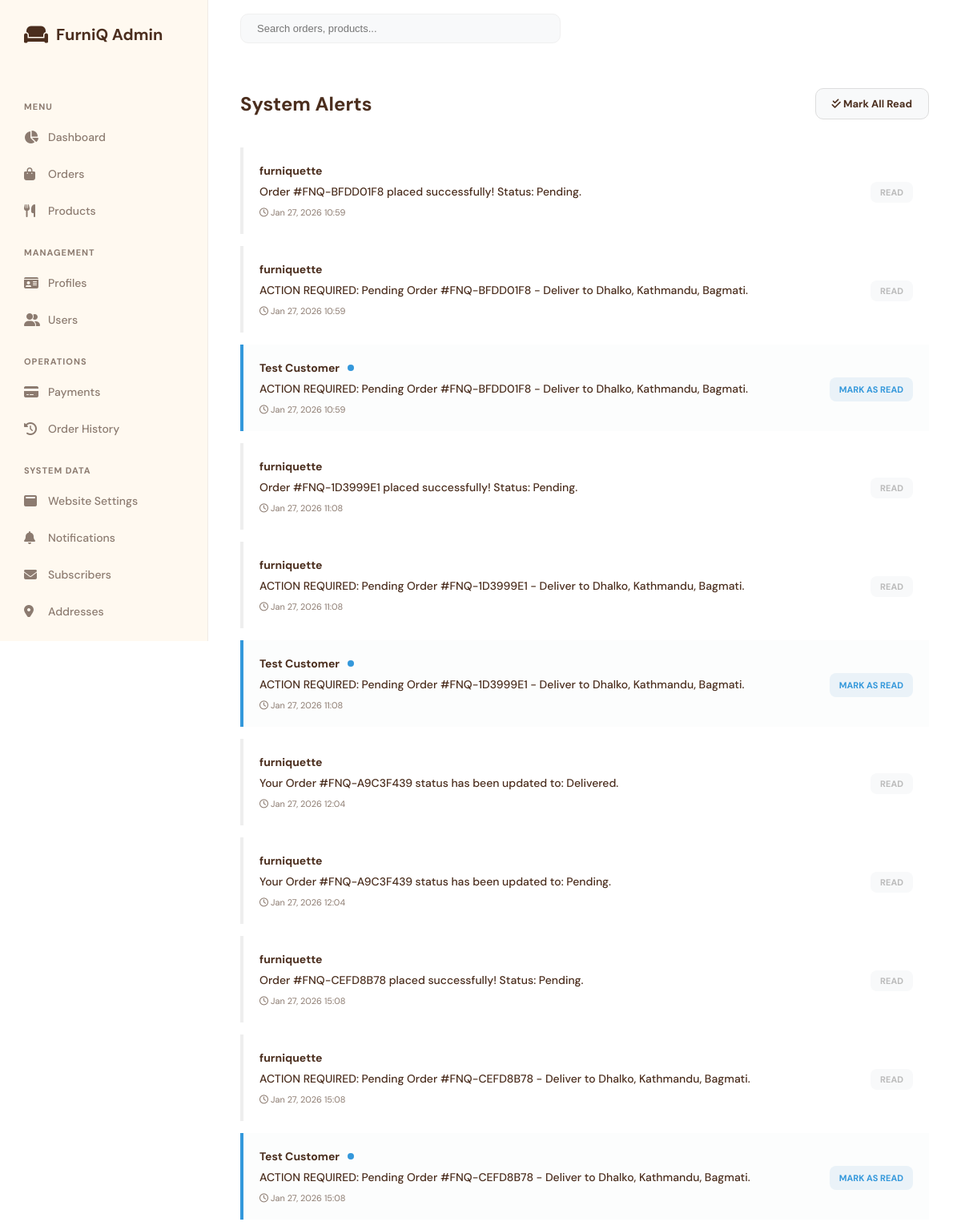
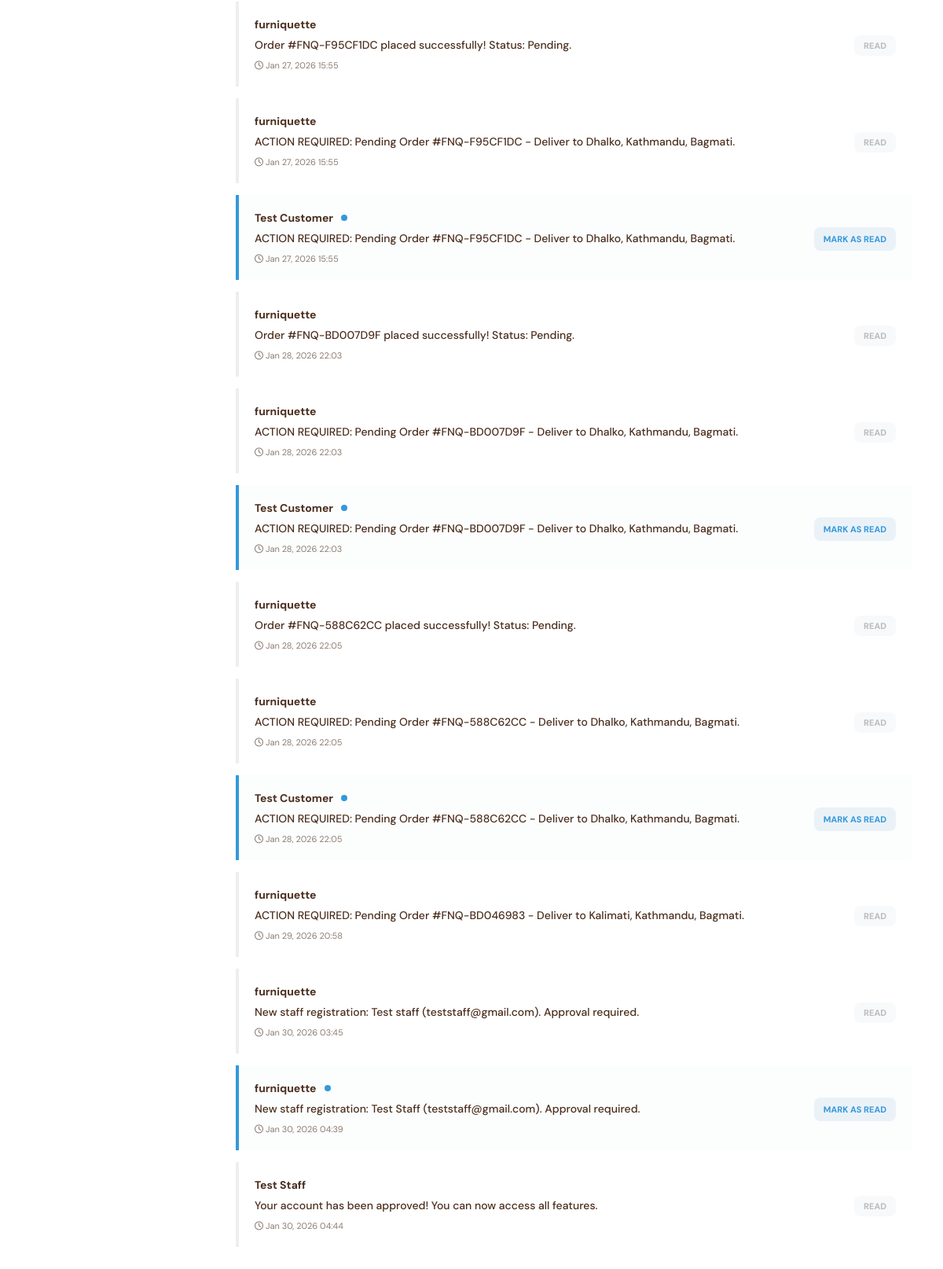
The page /admin-custom/notifications/ (signed in) on the database its author committed (2 pictures, top to bottom).
### inventory/models.py (models this page shows)
class Notification(models.Model):
    user = models.ForeignKey(User, on_delete=models.CASCADE)
    message = models.TextField()
    is_read = models.BooleanField(default=False)
    created_at = models.DateTimeField(auto_now_add=True)

### custom_admin/views.py (the view)
# urls.py: path('notifications/', views.NotificationListView.as_view(), name='notifications-list'),
class NotificationListView(AdminMixin, ListView):
    model = Notification
    template_name = 'custom_admin/notifications.html'
    context_object_name = 'notifications'

### custom_admin/context_processors.py (called while the page is built)
def admin_context(request):
    context = {}
    if request.user.is_authenticated and request.user.is_staff:
        if request.user.is_superuser:
            pending_staff = Profile.objects.filter(
                is_approved=False,
                user__is_staff=True
            ).count()
            context['pending_staff'] = pending_staff
    return context

### custom_admin/views.py (called while the page is built)
    def test_func(self):
        u = self.request.user
        if not u.is_authenticated or not u.is_staff:
            return False
        if u.is_superuser:
            return True
        return hasattr(u, 'profile') and u.profile.is_approved

    def get_context_data(self, **kwargs):
        ctx = super().get_context_data(**kwargs)
        ctx['unread_count'] = Notification.objects.filter(is_read=False).count()
        return ctx

### inventory/context_processors.py (called while the page is built)
def global_context(request):
    context = {}
    context['site_content'] = WebsiteContent.objects.first()
    if request.user.is_authenticated:
        context['saved_count'] = SavedItem.objects.filter(user=request.user).count()
        unread_notifs = Notification.objects.filter(user=request.user, is_read=False).order_by('-created_at')
        context['notif_count'] = unread_notifs.count()
        context['notifications'] = unread_notifs[:5]
    else:
        context['saved_count'] = 0
        context['notif_count'] = 0
        context['notifications'] = []
    return context

### custom_admin/templates/custom_admin/notifications.html (shortened to what this page needs)
{% extends 'custom_admin/base_admin_custom.html' %}
{% block content %}
<div style="display: flex; justify-content: space-between; align-items: center; margin-bottom: 35px;">
    <h2 style="font-size: 24px; font-weight: 700;">System Alerts</h2>
    {% if notifications %}
    <a href="{% url 'admin-custom:notifications-read-all' %}" class="btn-unified" style="background: #f8f9fa; color: var(--text-main); border: 1px solid #ddd;"><i class="fas fa-check-double"></i> Mark All Read</a>
    {% endif %}
</div>
<div style="display: flex; flex-direction: column; gap: 15px;">
    {% for n in notifications %}
    <div class="data-card" style="padding: 20px; display: flex; justify-content: space-between; align-items: center; border-left: 4px solid {% if n.is_read %}#eee{% else %}#3498db{% endif %}; background: {% if n.is_read %}white{% else %}#fcfdfd{% endif %};">
        <div style="flex: 1;">
            <div style="display: flex; align-items: center; gap: 10px; margin-bottom: 8px;">
                <span style="font-weight: 700; font-size: 14px; color: var(--text-main);">{{ n.user.get_full_name|default:n.user.username }}</span>
                {% if not n.is_read %}
                    <span style="width: 8px; height: 8px; background: #3498db; border-radius: 50%;"></span>
                {% endif %}
            </div>
            <div style="font-size: 14px; color: var(--text-main); font-weight: 500;">{{ n.message }}</div>
            <div style="font-size: 11px; color: var(--text-muted); margin-top: 10px;"><i class="far fa-clock"></i> {{ n.created_at|date:"M d, Y H:i" }}</div>
        </div>
        <div style="margin-left: 20px;">
            {% if not n.is_read %}
                <a href="{% url 'admin-custom:notifications-read' n.pk %}" class="badge" style="background: #eaf2f8; color: #3498db; text-decoration: none; padding: 8px 12px;">MARK AS READ</a>
            {% else %}
                <span class="badge" style="background: #f8f9fa; color: #bbb;">READ</span>
            {% endif %}
        </div>
    </div>
    {% endfor %}
</div>
{% endblock %}

### custom_admin/templates/custom_admin/base_admin_custom.html (style rules this page uses)
:root { --bg-body: #ffffff; --sidebar-bg: #fff9f0; --text-main: #4b2e1e; --text-muted: #8c7b70; --accent-primary: #4b2e1e; --accent-secondary: #c9b8a3; --border-light: #f0ebe6; --white: #ffffff; --success: #2ecc71; --info: #3498db; --warning: #f1c40f; --danger: #e74c3c; --sidebar-width: 260px; }
* { margin: 0; padding: 0; box-sizing: border-box; }
body { font-family: 'DM Sans', sans-serif; background-color: var(--bg-body); color: var(--text-main); display: flex; min-height: 100vh; }
.badge { padding: 6px 12px; border-radius: 8px; font-size: 11px; font-weight: 700; }
.btn-unified { padding: 10px 20px; background: var(--accent-primary); color: white; border-radius: 10px; text-decoration: none; font-weight: 700; font-size: 13px; }

### rows shown on the page
Notification: user.get_full_name "furniquette", message "Order #FNQ-BFDD01F8 placed successfully! Status: Pending.", created_at "Jan 27, 2026 10:59", is_read "READ"
Notification: user.get_full_name "furniquette", message "ACTION REQUIRED: Pending Order #FNQ-BFDD01F8 - Deliver to Dhalko, Kathmandu, Bagmati.", created_at "Jan 27, 2026 10:59", is_read "READ"
Notification: user.get_full_name "Test Customer", is_read False (drawn), message "ACTION REQUIRED: Pending Order #FNQ-BFDD01F8 - Deliver to Dhalko, Kathmandu, Bagmati.", created_at "Jan 27, 2026 10:59"
Notification: user.get_full_name "furniquette", message "Order #FNQ-1D3999E1 placed successfully! Status: Pending.", created_at "Jan 27, 2026 11:08", is_read "READ"
Notification: user.get_full_name "furniquette", message "ACTION REQUIRED: Pending Order #FNQ-1D3999E1 - Deliver to Dhalko, Kathmandu, Bagmati.", created_at "Jan 27, 2026 11:08", is_read "READ"
Notification: user.get_full_name "Test Customer", is_read False (drawn), message "ACTION REQUIRED: Pending Order #FNQ-1D3999E1 - Deliver to Dhalko, Kathmandu, Bagmati.", created_at "Jan 27, 2026 11:08"
Notification: user.get_full_name "furniquette", message "Your Order #FNQ-A9C3F439 status has been updated to: Delivered.", created_at "Jan 27, 2026 12:04", is_read "READ"
Notification: user.get_full_name "furniquette", message "Your Order #FNQ-A9C3F439 status has been updated to: Pending.", created_at "Jan 27, 2026 12:04", is_read "READ"
Notification: user.get_full_name "furniquette", message "Order #FNQ-CEFD8B78 placed successfully! Status: Pending.", created_at "Jan 27, 2026 15:08", is_read "READ"
Notification: user.get_full_name "furniquette", message "ACTION REQUIRED: Pending Order #FNQ-CEFD8B78 - Deliver to Dhalko, Kathmandu, Bagmati.", created_at "Jan 27, 2026 15:08", is_read "READ"
Notification: user.get_full_name "Test Customer", is_read False (drawn), message "ACTION REQUIRED: Pending Order #FNQ-CEFD8B78 - Deliver to Dhalko, Kathmandu, Bagmati.", created_at "Jan 27, 2026 15:08"
Notification: user.get_full_name "furniquette", message "Order #FNQ-F95CF1DC placed successfully! Status: Pending.", created_at "Jan 27, 2026 15:55", is_read "READ"
Notification: user.get_full_name "furniquette", message "ACTION REQUIRED: Pending Order #FNQ-F95CF1DC - Deliver to Dhalko, Kathmandu, Bagmati.", created_at "Jan 27, 2026 15:55", is_read "READ"
Notification: user.get_full_name "Test Customer", is_read False (drawn), message "ACTION REQUIRED: Pending Order #FNQ-F95CF1DC - Deliver to Dhalko, Kathmandu, Bagmati.", created_at "Jan 27, 2026 15:55"
Notification: user.get_full_name "furniquette", message "Order #FNQ-BD007D9F placed successfully! Status: Pending.", created_at "Jan 28, 2026 22:03", is_read "READ"
Notification: user.get_full_name "furniquette", message "ACTION REQUIRED: Pending Order #FNQ-BD007D9F - Deliver to Dhalko, Kathmandu, Bagmati.", created_at "Jan 28, 2026 22:03", is_read "READ"
Notification: user.get_full_name "Test Customer", is_read False (drawn), message "ACTION REQUIRED: Pending Order #FNQ-BD007D9F - Deliver to Dhalko, Kathmandu, Bagmati.", created_at "Jan 28, 2026 22:03"
Notification: user.get_full_name "furniquette", message "Order #FNQ-588C62CC placed successfully! Status: Pending.", created_at "Jan 28, 2026 22:05", is_read "READ"
Notification: user.get_full_name "furniquette", message "ACTION REQUIRED: Pending Order #FNQ-588C62CC - Deliver to Dhalko, Kathmandu, Bagmati.", created_at "Jan 28, 2026 22:05", is_read "READ"
Notification: user.get_full_name "Test Customer", is_read False (drawn), message "ACTION REQUIRED: Pending Order #FNQ-588C62CC - Deliver to Dhalko, Kathmandu, Bagmati.", created_at "Jan 28, 2026 22:05"
Notification: user.get_full_name "furniquette", message "ACTION REQUIRED: Pending Order #FNQ-BD046983 - Deliver to Kalimati, Kathmandu, Bagmati.", created_at "Jan 29, 2026 20:58", is_read "READ"
Notification: user.get_full_name "furniquette", message "New staff registration: Test staff (teststaff@gmail.com). Approval required.", created_at "Jan 30, 2026 03:45", is_read "READ"
Notification: user.get_full_name "furniquette", is_read False (drawn), message "New staff registration: Test Staff (teststaff@gmail.com). Approval required.", created_at "Jan 30, 2026 04:39"
Notification: user.get_full_name "Test Staff", message "Your account has been approved! You can now access all features.", created_at "Jan 30, 2026 04:44", is_read "READ"
